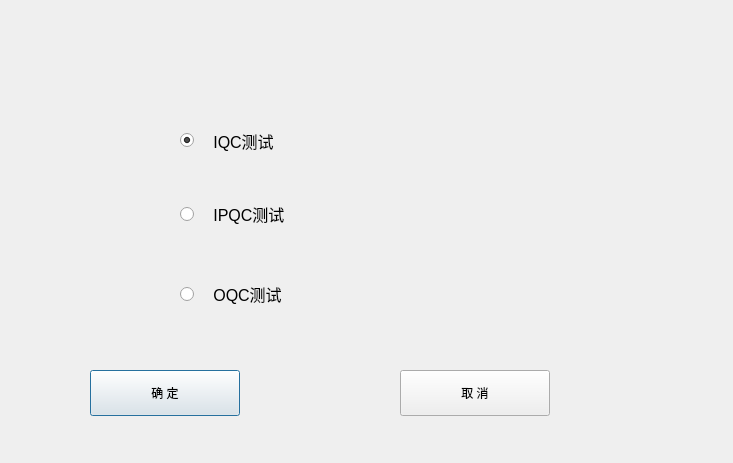
<?xml version="1.0" encoding="UTF-8"?>
<ui version="4.0">
 <class>Dialog</class>
 <widget class="QDialog" name="Dialog">
  <property name="geometry">
   <rect>
    <x>0</x>
    <y>0</y>
    <width>733</width>
    <height>463</height>
   </rect>
  </property>
  <property name="windowTitle">
   <string>测试类型选择</string>
  </property>
  <widget class="QRadioButton" name="rdo_iqc">
   <property name="geometry">
    <rect>
     <x>180</x>
     <y>110</y>
     <width>271</width>
     <height>61</height>
    </rect>
   </property>
   <property name="styleSheet">
    <string notr="true">font: 12pt;</string>
   </property>
   <property name="text">
    <string>   IQC测试</string>
   </property>
   <property name="checked">
    <bool>true</bool>
   </property>
  </widget>
  <widget class="QRadioButton" name="rdo_ipqc">
   <property name="geometry">
    <rect>
     <x>180</x>
     <y>200</y>
     <width>311</width>
     <height>28</height>
    </rect>
   </property>
   <property name="styleSheet">
    <string notr="true">font: 12pt;</string>
   </property>
   <property name="text">
    <string>   IPQC测试</string>
   </property>
  </widget>
  <widget class="QPushButton" name="btn_ok">
   <property name="geometry">
    <rect>
     <x>90</x>
     <y>370</y>
     <width>150</width>
     <height>46</height>
    </rect>
   </property>
   <property name="text">
    <string>确 定</string>
   </property>
  </widget>
  <widget class="QPushButton" name="btn_cancel">
   <property name="geometry">
    <rect>
     <x>400</x>
     <y>370</y>
     <width>150</width>
     <height>46</height>
    </rect>
   </property>
   <property name="text">
    <string>取 消</string>
   </property>
  </widget>
  <widget class="QRadioButton" name="rdo_oqc">
   <property name="geometry">
    <rect>
     <x>180</x>
     <y>280</y>
     <width>311</width>
     <height>28</height>
    </rect>
   </property>
   <property name="styleSheet">
    <string notr="true">font: 12pt;</string>
   </property>
   <property name="text">
    <string>   OQC测试</string>
   </property>
  </widget>
 </widget>
 <resources/>
 <connections/>
</ui>
